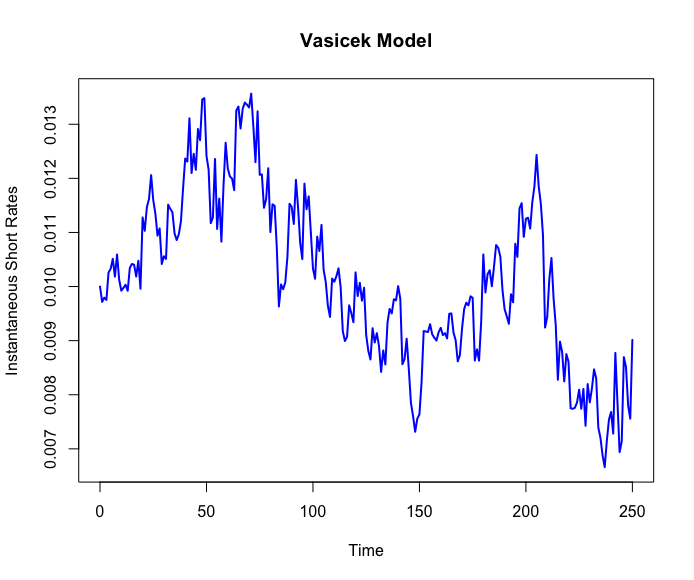

Write R code to recreate this figure.
# clear variables and close windows
rm(list=ls(all=TRUE)) 
graphics.off()

set.seed(100)

# Parameters of Vasicek process (a, b, sigma) 
a     = 0.161      # adjustment factor
b     = 0.014      # long term average interest rate    
sigma = 0.009  # instantaneous standard deviation
R0    = 0.01      # instantaneous forward rate
T     = 250        # time period
dt    = 1         # time intervals
N     = T/dt #Number of  time intervals of length dt in long  time period T

#The initial short rate
R    = NULL
R[1] = R0

# Simulation of the short rates
for (i in 1:N){
	R[i+1] = R[i]+a*(b-R[i])*(1/N)+sigma*sqrt(1/N)*rnorm(1,mean=0,sd=1)
}

# Plot for the Short Rates vs Time
x = seq(0,T,dt)
plot(x,R,col="blue",type="l",lwd=2, xlab="Time",ylab="Instantaneous Short Rates", main="Vasicek Model")
